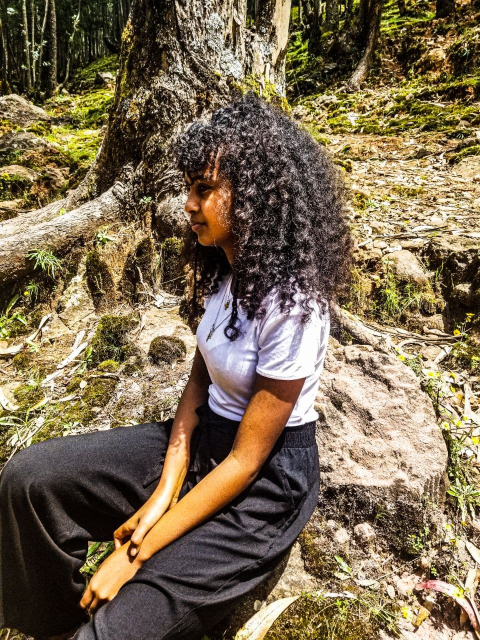
#> input picture fira-code/chapter_6/images/hilu.jpg, 960 x 1280 px (shown at 1/2 size)
$ python rotate.py --image images/hilu.jpg
#> lines starting #> are read from the running program, lines starting #| are printed output that depends on the picture
import numpy as np
import argparse
import cv2
import imutils

ap = argparse.ArgumentParser()
ap.add_argument("-i", "--image", required=True, help="Path to image file")

args = vars(ap.parse_args())
image = cv2.imread(args['image'])
#> image is the input picture: shape (1280, 960, 3); mean B, G, R 81.8, 107.2, 123.3

cv2.imshow("Original", image)


shifted = imutils.rotate(image, 180)
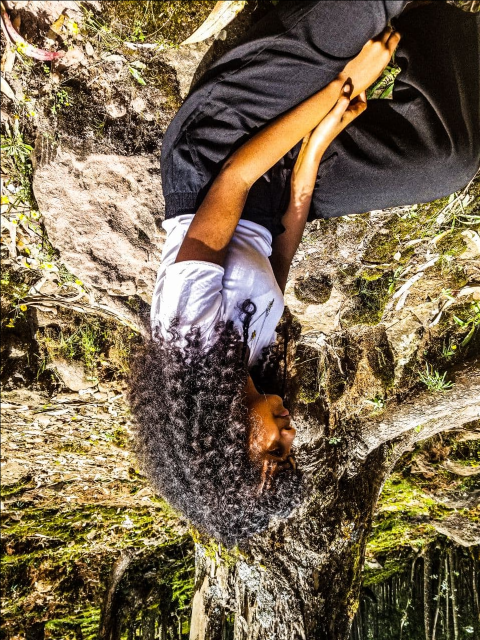
#> shifted: shape (1280, 960, 3) (shown at 1/2 size); mean B, G, R 81.7, 107.1, 123.2
cv2.imshow("Rotated by 180 Degrees", shifted)

cv2.waitKey(0)

$ run again, on fira-code/chapter_6/images/coins.png
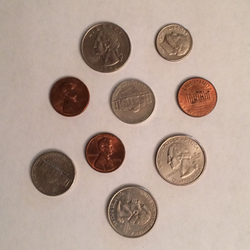
#> input picture fira-code/chapter_6/images/coins.png, 250 x 250 px
#> image is the input picture: shape (250, 250, 3); mean B, G, R 147.7, 159.9, 180.7
#> `shifted = imutils.rotate(image, 180)`:
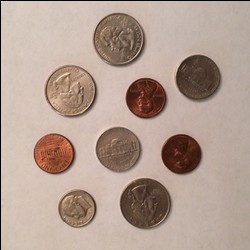
#> shifted: shape (250, 250, 3); mean B, G, R 146.4, 158.5, 179.2

$ run again, on fira-code/chapter_6/images/wave.png
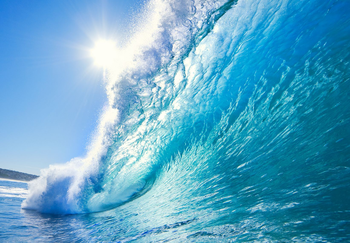
#> input picture fira-code/chapter_6/images/wave.png, 350 x 243 px
#> image is the input picture: shape (243, 350, 3); mean B, G, R 199.1, 166.5, 93.5
#> `shifted = imutils.rotate(image, 180)`:
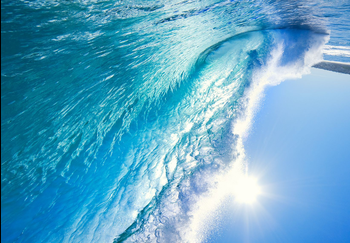
#> shifted: shape (243, 350, 3); mean B, G, R 198.5, 166, 93.3
